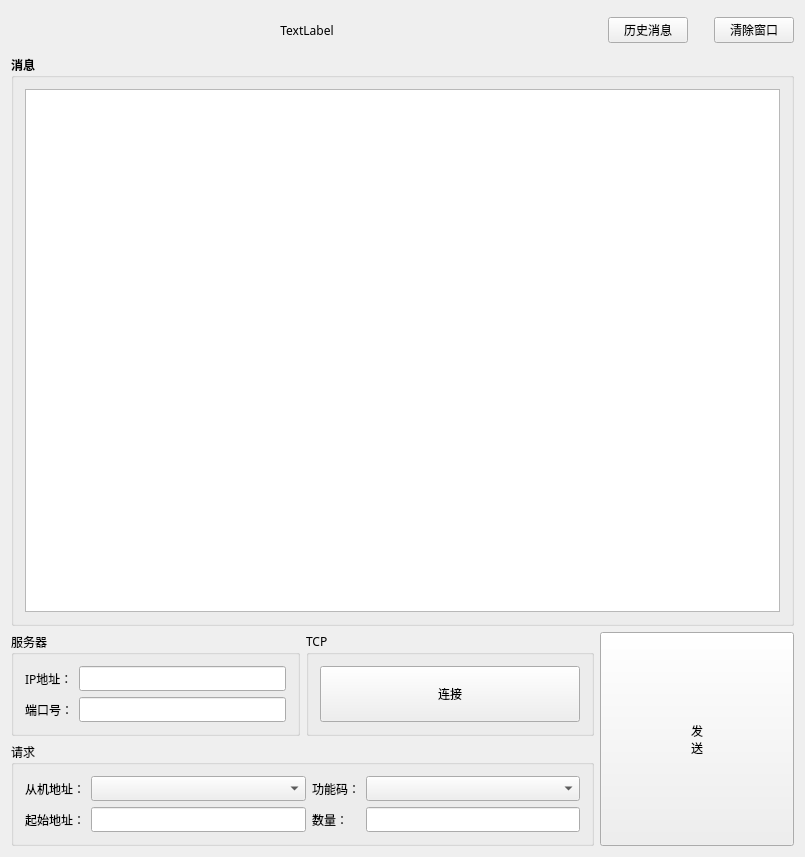
<?xml version="1.0" encoding="UTF-8"?>
<ui version="4.0">
 <class>Widget</class>
 <widget class="QWidget" name="Widget">
  <property name="geometry">
   <rect>
    <x>0</x>
    <y>0</y>
    <width>805</width>
    <height>857</height>
   </rect>
  </property>
  <property name="sizePolicy">
   <sizepolicy hsizetype="Preferred" vsizetype="Preferred">
    <horstretch>0</horstretch>
    <verstretch>0</verstretch>
   </sizepolicy>
  </property>
  <property name="baseSize">
   <size>
    <width>0</width>
    <height>0</height>
   </size>
  </property>
  <property name="font">
   <font>
    <family>楷体</family>
    <weight>50</weight>
    <bold>false</bold>
   </font>
  </property>
  <property name="windowTitle">
   <string>Modbus_TCP</string>
  </property>
  <property name="windowIcon">
   <iconset>
    <normaloff>:/xinje.png</normaloff>:/xinje.png</iconset>
  </property>
  <layout class="QVBoxLayout" name="verticalLayout_4">
   <item>
    <layout class="QVBoxLayout" name="verticalLayout_3" stretch="1,15,3">
     <item>
      <layout class="QHBoxLayout" name="horizontalLayout_3" stretch="0,0,0,1,0,1">
       <item>
        <spacer name="horizontalSpacer_3">
         <property name="orientation">
          <enum>Qt::Horizontal</enum>
         </property>
         <property name="sizeHint" stdset="0">
          <size>
           <width>40</width>
           <height>20</height>
          </size>
         </property>
        </spacer>
       </item>
       <item>
        <widget class="QLabel" name="dateTimeEdit">
         <property name="text">
          <string>TextLabel</string>
         </property>
         <property name="alignment">
          <set>Qt::AlignCenter</set>
         </property>
        </widget>
       </item>
       <item>
        <spacer name="horizontalSpacer">
         <property name="orientation">
          <enum>Qt::Horizontal</enum>
         </property>
         <property name="sizeHint" stdset="0">
          <size>
           <width>40</width>
           <height>20</height>
          </size>
         </property>
        </spacer>
       </item>
       <item>
        <widget class="QPushButton" name="historyButton">
         <property name="sizePolicy">
          <sizepolicy hsizetype="Fixed" vsizetype="Fixed">
           <horstretch>0</horstretch>
           <verstretch>0</verstretch>
          </sizepolicy>
         </property>
         <property name="font">
          <font>
           <weight>50</weight>
           <bold>false</bold>
          </font>
         </property>
         <property name="text">
          <string>历史消息</string>
         </property>
        </widget>
       </item>
       <item>
        <spacer name="verticalSpacer">
         <property name="orientation">
          <enum>Qt::Vertical</enum>
         </property>
         <property name="sizeHint" stdset="0">
          <size>
           <width>20</width>
           <height>40</height>
          </size>
         </property>
        </spacer>
       </item>
       <item>
        <widget class="QPushButton" name="clearButton">
         <property name="sizePolicy">
          <sizepolicy hsizetype="Fixed" vsizetype="Fixed">
           <horstretch>0</horstretch>
           <verstretch>0</verstretch>
          </sizepolicy>
         </property>
         <property name="font">
          <font>
           <weight>50</weight>
           <bold>false</bold>
          </font>
         </property>
         <property name="text">
          <string>清除窗口</string>
         </property>
        </widget>
       </item>
      </layout>
     </item>
     <item>
      <widget class="QGroupBox" name="messageBox">
       <property name="sizePolicy">
        <sizepolicy hsizetype="Expanding" vsizetype="Expanding">
         <horstretch>0</horstretch>
         <verstretch>0</verstretch>
        </sizepolicy>
       </property>
       <property name="font">
        <font>
         <weight>75</weight>
         <bold>true</bold>
        </font>
       </property>
       <property name="layoutDirection">
        <enum>Qt::LeftToRight</enum>
       </property>
       <property name="title">
        <string>消息</string>
       </property>
       <layout class="QHBoxLayout" name="horizontalLayout_4">
        <item>
         <widget class="QTextEdit" name="messageEdit">
          <property name="sizePolicy">
           <sizepolicy hsizetype="Preferred" vsizetype="Preferred">
            <horstretch>0</horstretch>
            <verstretch>0</verstretch>
           </sizepolicy>
          </property>
          <property name="font">
           <font>
            <family>楷体</family>
            <pointsize>9</pointsize>
            <weight>50</weight>
            <bold>false</bold>
           </font>
          </property>
          <property name="readOnly">
           <bool>true</bool>
          </property>
         </widget>
        </item>
       </layout>
      </widget>
     </item>
     <item>
      <layout class="QHBoxLayout" name="horizontalLayout_2" stretch="3,1">
       <item>
        <layout class="QVBoxLayout" name="verticalLayout_2">
         <item>
          <layout class="QHBoxLayout" name="horizontalLayout" stretch="1,1">
           <item>
            <widget class="QGroupBox" name="addressBox">
             <property name="font">
              <font>
               <weight>50</weight>
               <bold>false</bold>
              </font>
             </property>
             <property name="title">
              <string>服务器</string>
             </property>
             <layout class="QGridLayout" name="gridLayout" columnstretch="0,0">
              <item row="1" column="1">
               <widget class="QLineEdit" name="portEdit">
                <property name="minimumSize">
                 <size>
                  <width>150</width>
                  <height>0</height>
                 </size>
                </property>
               </widget>
              </item>
              <item row="0" column="1">
               <widget class="QLineEdit" name="ipEdit">
                <property name="minimumSize">
                 <size>
                  <width>150</width>
                  <height>0</height>
                 </size>
                </property>
               </widget>
              </item>
              <item row="0" column="0">
               <widget class="QLabel" name="ipAddressLabel">
                <property name="font">
                 <font>
                  <weight>50</weight>
                  <bold>false</bold>
                 </font>
                </property>
                <property name="text">
                 <string>IP地址：</string>
                </property>
               </widget>
              </item>
              <item row="1" column="0">
               <widget class="QLabel" name="portAddressLabel">
                <property name="font">
                 <font>
                  <weight>50</weight>
                  <bold>false</bold>
                 </font>
                </property>
                <property name="text">
                 <string>端口号：</string>
                </property>
               </widget>
              </item>
             </layout>
            </widget>
           </item>
           <item>
            <widget class="QGroupBox" name="tcpBox">
             <property name="font">
              <font>
               <weight>50</weight>
               <bold>false</bold>
              </font>
             </property>
             <property name="title">
              <string>TCP</string>
             </property>
             <layout class="QVBoxLayout" name="verticalLayout">
              <item>
               <widget class="QPushButton" name="connectButton">
                <property name="sizePolicy">
                 <sizepolicy hsizetype="Preferred" vsizetype="Preferred">
                  <horstretch>0</horstretch>
                  <verstretch>0</verstretch>
                 </sizepolicy>
                </property>
                <property name="font">
                 <font>
                  <weight>50</weight>
                  <bold>false</bold>
                 </font>
                </property>
                <property name="text">
                 <string>连接</string>
                </property>
               </widget>
              </item>
             </layout>
            </widget>
           </item>
          </layout>
         </item>
         <item>
          <widget class="QGroupBox" name="requestBox">
           <property name="sizePolicy">
            <sizepolicy hsizetype="Expanding" vsizetype="Expanding">
             <horstretch>0</horstretch>
             <verstretch>0</verstretch>
            </sizepolicy>
           </property>
           <property name="font">
            <font>
             <weight>50</weight>
             <bold>false</bold>
            </font>
           </property>
           <property name="title">
            <string>请求</string>
           </property>
           <layout class="QGridLayout" name="gridLayout_2">
            <item row="1" column="0">
             <widget class="QLabel" name="beginAddressLabel">
              <property name="text">
               <string>起始地址：</string>
              </property>
             </widget>
            </item>
            <item row="0" column="0">
             <widget class="QLabel" name="slaveAddressLabel">
              <property name="text">
               <string>从机地址：</string>
              </property>
             </widget>
            </item>
            <item row="0" column="1">
             <widget class="QComboBox" name="slaveAddressBox">
              <property name="minimumSize">
               <size>
                <width>150</width>
                <height>0</height>
               </size>
              </property>
             </widget>
            </item>
            <item row="0" column="2">
             <widget class="QLabel" name="funcLabel">
              <property name="text">
               <string>功能码：</string>
              </property>
             </widget>
            </item>
            <item row="0" column="3">
             <widget class="QComboBox" name="funcCodeBox">
              <property name="minimumSize">
               <size>
                <width>150</width>
                <height>0</height>
               </size>
              </property>
             </widget>
            </item>
            <item row="1" column="2">
             <widget class="QLabel" name="numLabel">
              <property name="text">
               <string>数量：</string>
              </property>
             </widget>
            </item>
            <item row="1" column="3">
             <widget class="QLineEdit" name="numLineEdit">
              <property name="minimumSize">
               <size>
                <width>150</width>
                <height>0</height>
               </size>
              </property>
             </widget>
            </item>
            <item row="1" column="1">
             <widget class="QLineEdit" name="beginAddressLineEdit">
              <property name="minimumSize">
               <size>
                <width>150</width>
                <height>0</height>
               </size>
              </property>
             </widget>
            </item>
           </layout>
          </widget>
         </item>
        </layout>
       </item>
       <item>
        <widget class="QPushButton" name="sendButton">
         <property name="sizePolicy">
          <sizepolicy hsizetype="Minimum" vsizetype="Expanding">
           <horstretch>0</horstretch>
           <verstretch>0</verstretch>
          </sizepolicy>
         </property>
         <property name="font">
          <font>
           <weight>50</weight>
           <bold>false</bold>
          </font>
         </property>
         <property name="text">
          <string>发
送</string>
         </property>
        </widget>
       </item>
      </layout>
     </item>
    </layout>
   </item>
  </layout>
 </widget>
 <layoutdefault spacing="6" margin="11"/>
 <resources/>
 <connections/>
</ui>
